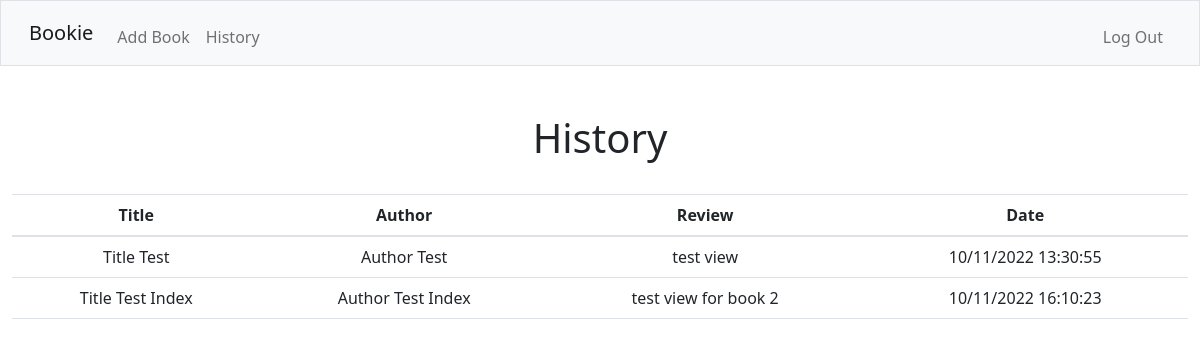
Screenshot of /history (signed in) with the database file from the repository.
### tables this page shows
CREATE TABLE reviews (id INTEGER PRIMARY KEY AUTOINCREMENT, book_id INTEGER, user_id INTEGER, review TEXT, FOREIGN KEY (book_id) REFERENCES books(id), FOREIGN KEY (user_id) REFERENCES users(id));

CREATE TABLE books (id INTEGER PRIMARY KEY AUTOINCREMENT NOT NULL, title TEXT NOT NULL, author TEXT NOT NULL, date TEXT NOT NULL, user_id INTEGER NOT NULL, status TEXT DEFAULT 'planned', FOREIGN KEY(user_id) REFERENCES users(id));

### app.py (the view)
@app.route("/history", methods=["GET", "POST"])
@login_required
def history():
    books = db.execute("SELECT books.title, books.author, books.date, reviews.review FROM books JOIN reviews ON books.id = reviews.book_id WHERE books.user_id = ?", session["user_id"])
    return render_template("history.html", books=books)

### app.py (called while the page is built)
@app.after_request
def after_request(response):
    response.headers["Cache-Control"] = "no-cache, no-store, must-revalidate"
    response.headers["Expires"] = 0
    response.headers["Pragma"] = "no-cache"
    return response

### helpers.py (called while the page is built)
def login_required(f):
    @wraps(f)
    def decorated_function(*args, **kwargs):
        if session.get("user_id") is None:
            return redirect("/login")
        return f(*args, **kwargs)
    return decorated_function

### templates/history.html (shortened to what this page needs)
{% extends "layout.html" %}
{% block main %}
<body>
    <h1 class="text-center">History</h1>
    <br>
    <table class="table">
        <thead>
            <tr>
                <th scope="col">Title</th>
                <th scope="col">Author</th>
                <th scope="col">Review</th>
                <th scope="col">Date</th>
            </tr>
        </thead>
        <tbody>
            {% for book in books %}
            <tr>
                <td>{{ book["title"] }}</td>
                <td>{{ book["author"] }}</td>
                <td>{{ book["review"] }}</td>
                <td>{{ book["date"] }}</td>
            </tr>
            {% endfor %}
        </tbody>
</body>
{% endblock %}

### rows the page displays
reviews: title "Title Test", author "Author Test", review "test view", date "10/11/2022 13:30:55"
reviews: title "Title Test Index", author "Author Test Index", review "test view for book 2", date "10/11/2022 16:10:23"
